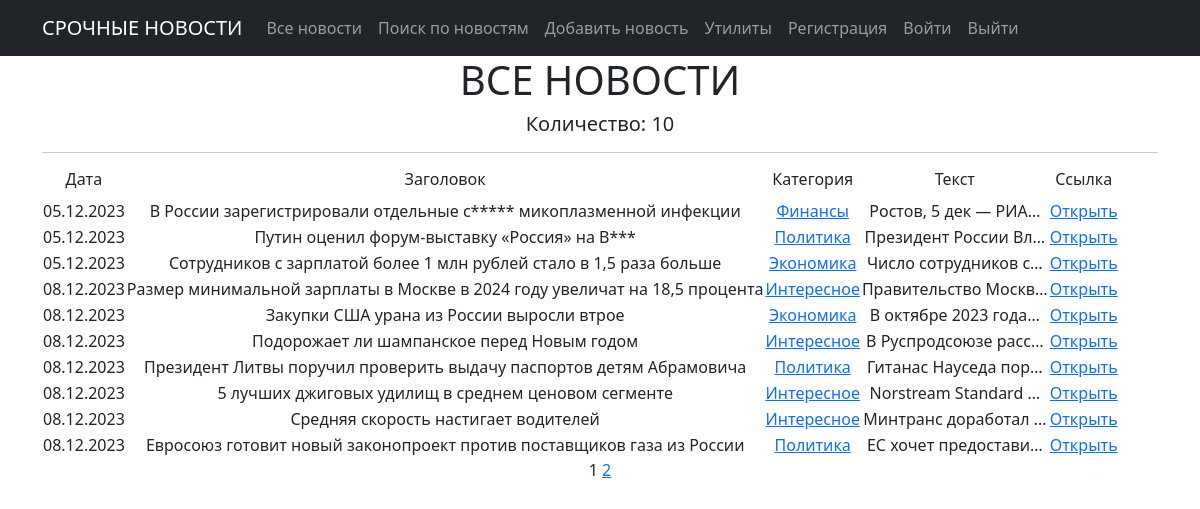
Screenshot of / (signed in) with the database file from the repository.
### news/models.py (models this page shows, shortened)
class Post(models.Model):
    author = models.ForeignKey(Author, on_delete=models.CASCADE)
    NEWS = 'NW'
    ARTICLE = 'AR'
    CATEGORY_CHOICES = ((NEWS, 'Новость'), (ARTICLE, 'Статья'),)
    categoryType = models.CharField(max_length=2, choices=CATEGORY_CHOICES, default=ARTICLE)
    dateCreation = models.DateTimeField(auto_now_add=True)
    postCategory = models.ManyToManyField('Category', through='PostCategory')
    title = models.CharField(max_length=128)
    text = models.TextField()
    rating = models.SmallIntegerField(default=0)

class Category(models.Model):
    name = models.CharField(max_length=64, unique=True)
    subscribers = models.ManyToManyField(User, related_name='categories')
    def __str__(self):
        return self.name

### news/views.py (the view)
# urls.py: path('', NewsList.as_view(), name='news'),
class NewsList(ListView):
    model = Post
    ordering = 'dateCreation'
    template_name = 'news.html'
    context_object_name = 'news'
    paginate_by = 10
    def get_queryset(self):
        queryset = super().get_queryset()
        self.filterset = PostFilter(self.request.GET, queryset)
        return self.filterset.qs
    def get_context_data(self, **kwargs):
        context = super().get_context_data(**kwargs)
        context['filterset'] = self.filterset
        return context

### news/templatetags/custom_filters.py (called while the page is built)
@register.filter()
def censor(text):
    if type(text) == str:
        text = text.split()
        for i, word in enumerate(text):
            if word in words:
                text[i] = word[0] + '*' * len(word[1:])
        return ' '.join(text)
    else:
        return "Не текст!"

### news/templatetags/custom_tags.py (called while the page is built)
@register.simple_tag(takes_context=True)
def url_replace(context, **kwargs):
    d = context['request'].GET.copy()
    for k, v in kwargs.items():
        d[k] = v
    return d.urlencode()

### templates/news.html (shortened to what this page needs)
{% extends 'flatpages/default.html' %}
{% load custom_filters %}
{% load custom_tags %}
{% load cache %}
{% cache 60 content %}
{% block content %}
    <h1>ВСЕ НОВОСТИ</h1>
    <h5>Количество: {{ news|length }}</h5>
       <hr>
    {% if news %}
        <table>
           <tr>
               <td><h6> Дата </h6></td>
               <td><h6> Заголовок </h6></td>
               <td><h6> Категория </h6></td>
               <td><h6> Текст </h6></td>
               <td><h6> Ссылка </h6></td>
           </tr>
          {% for n in news %}
           <tr>
               <td>{{ n.dateCreation|date:'d.m.Y' }}</td>
               <td>{{ n.title|censor }}</td>
               <td>
                   {% for category in n.postCategory.all %}
                       <a href="{% url 'category_list' category.id %}">{{ category }}</a>
                   {% endfor %}
               </td>
               <td>{{ n.text|truncatechars:20|censor }}</td>
               <td><a href="./{{ n.pk }}">Открыть</a></td>
           </tr>
           {% endfor %}
        </table>
   {% else %}
       <h2>Новостей нет!</h2>
   {% endif %}
   {{ page_obj.number }}
   {% if page_obj.has_next %}
       <a href="?{% url_replace page=page_obj.next_page_number %}">{{ page_obj.next_page_number }}</a>
   {% endif %}
{% endblock content %}
{% endcache %}

### rows the page displays
Post: dateCreation "05.12.2023", title|censor "В России зарегистрировали отдельные с***** микоплазменной инфекции", text|censor "Ростов, 5 дек — РИА…"
Category: name "Финансы"
Post: dateCreation "05.12.2023", title|censor "Путин оценил форум-выставку «Россия» на В***", text|censor "Президент России Вл…"
Category: name "Политика"
Post: dateCreation "05.12.2023", title|censor "Сотрудников с зарплатой более 1 млн рублей стало в 1,5 раза больше", text|censor "Число сотрудников с…"
Category: name "Экономика"
Post: dateCreation "08.12.2023", title|censor "Размер минимальной зарплаты в Москве в 2024 году увеличат на 18,5 процента", text|censor "Правительство Москв…"
Category: name "Интересное"
Post: dateCreation "08.12.2023", title|censor "Закупки США урана из России выросли втрое", text|censor "В октябре 2023 года…"
Post: dateCreation "08.12.2023", title|censor "Подорожает ли шампанское перед Новым годом", text|censor "В Руспродсоюзе расс…"
Post: dateCreation "08.12.2023", title|censor "Президент Литвы поручил проверить выдачу паспортов детям Абрамовича", text|censor "Гитанас Науседа пор…"
Post: dateCreation "08.12.2023", title|censor "5 лучших джиговых удилищ в среднем ценовом сегменте", text|censor "Norstream Standard …"
Post: dateCreation "08.12.2023", title|censor "Средняя скорость настигает водителей", text|censor "Минтранс доработал …"
Post: dateCreation "08.12.2023", title|censor "Евросоюз готовит новый законопроект против поставщиков газа из России", text|censor "ЕС хочет предостави…"

### other values shown
{{ news|length }} "10"
{{ page_obj.number }} "1"
{{ page_obj.next_page_number }} "2"
